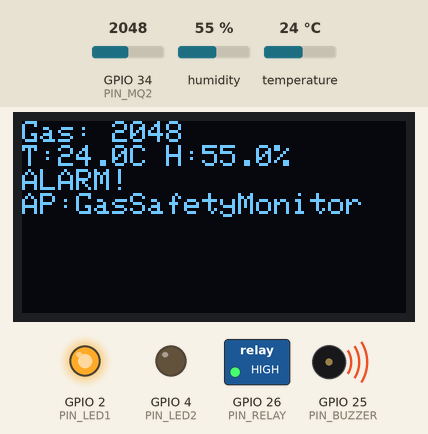
This sketch was run on a simulated ESP32. On the bench: 128×64 one-colour display, switched loads named in the sketch (green lamp = pin HIGH), output pins drawn as LEDs (lit = HIGH), buzzer (waves = sounding, pin HIGH). Inputs (shaded band) come from the test bench; at power-on: humidity 55 %, GPIO 34 (PIN_MQ2) = 2048, temperature 24 °C. What the sketch prints to the serial monitor is not drawn.

Above: at 1.7 s.
1.8 s: humidity set to 22 %
At 4.4 s:
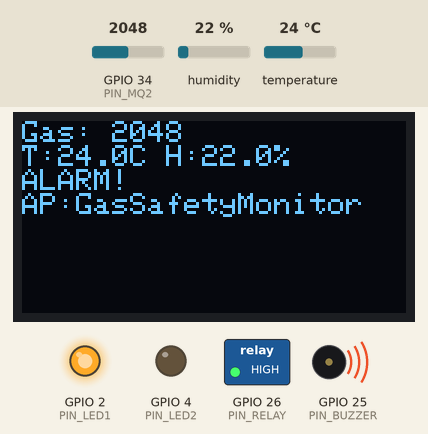
5.5 s: GPIO 34 (PIN_MQ2) set to 1851
At 6.4 s:
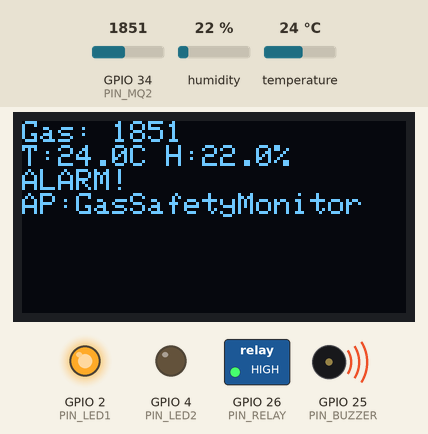
7.5 s: GPIO 34 (PIN_MQ2) set to 1729
At 9.2 s:
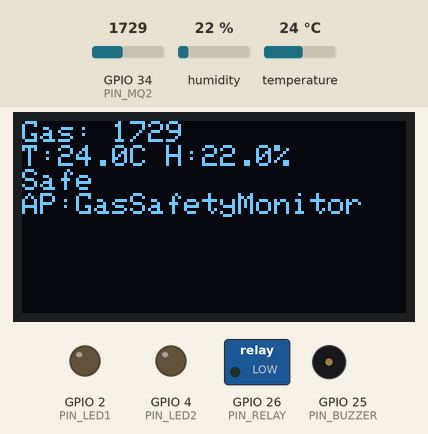
9.5 s: temperature set to 12 °C
At 10.5 s:
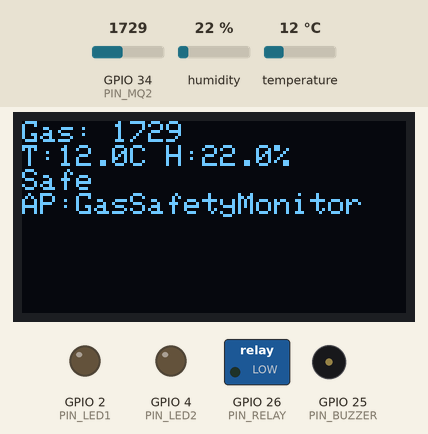
11.5 s: humidity set to 40 %
At 14.2 s:
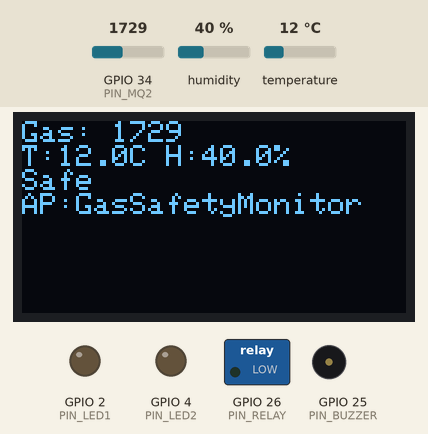
14.5 s: GPIO 34 (PIN_MQ2) set to 1840
At 16.1 s:
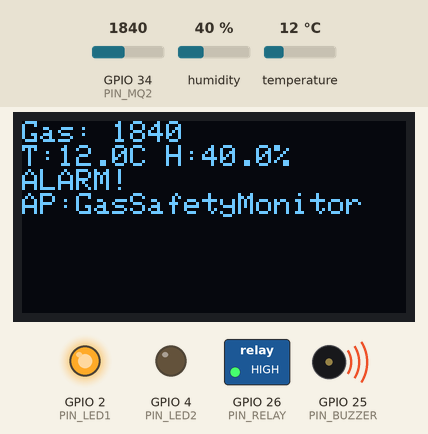
Timing chart, 0 to 17.5 s (numbered marks = the images above; inputs shaded):
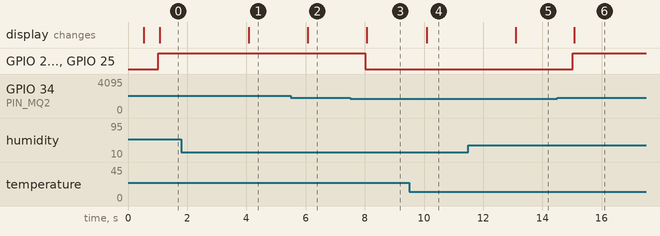

Measured:
- the behaviour switches between 1801 and 1800 on GPIO 34 (PIN_MQ2) (found by bisection; images 2 and 3)
- after the input at 1.8 s, the display: changes after 2.3 s (image 1)
- after the input at 5.5 s, the display: changes after 0.56 s (image 2)
- after the input at 7.5 s, GPIO 2 (PIN_LED1), GPIO 26 (PIN_RELAY), GPIO 25 (PIN_BUZZER): HIGH → LOW after 0.51 s; the display: changes after 0.57 s (image 3)
- after the input at 9.5 s, the display: changes after 0.59 s (image 4)
- after the input at 11.5 s, the display: changes after 1.6 s (image 5)
- after the input at 14.5 s, GPIO 2 (PIN_LED1), GPIO 26 (PIN_RELAY), GPIO 25 (PIN_BUZZER): LOW → HIGH after 0.52 s; the display: changes after 0.58 s (image 6)

The sketch:

ap_dashboard.ino
```cpp
/*
  Gas/Fire Safety Monitor — Web Dashboard (ESP32 Access Point mode)

  ESP32 creates its OWN WiFi hotspot. No internet/router needed.
  Connect your phone/laptop directly to the ESP32's WiFi, then open
  the fixed IP address in a browser.

  >>> UPDATE: pin numbers to match your actual schematic <<<
*/

#include <WiFi.h>
#include <WebServer.h>
#include <Wire.h>
#include <Adafruit_GFX.h>
#include <Adafruit_SSD1306.h>
#include <DHT.h>

// ---- Access Point credentials (this device's own hotspot) ----
const char* AP_SSID = "GasSafetyMonitor";
const char* AP_PASS = "hackathon2026"; // must be 8+ characters

// ---- PIN MAP (placeholder — confirm against schematic) ----
#define PIN_LED1     2
#define PIN_LED2     4
#define PIN_SW1      13
#define PIN_SW2      14
#define PIN_BUZZER   25
#define PIN_RELAY    26
#define PIN_MQ2      34   // analog input
#define PIN_DHT11    27

#define GAS_THRESHOLD 1800

#define SCREEN_WIDTH 128
#define SCREEN_HEIGHT 64
Adafruit_SSD1306 display(SCREEN_WIDTH, SCREEN_HEIGHT, &Wire, -1);
DHT dht(PIN_DHT11, DHT11);
WebServer server(80);

int gasValue = 0;
float tempValue = 0;
float humValue = 0;
bool alarmActive = false;
bool relayManualOverride = false;

void handleRoot() {
  String html = "<!DOCTYPE html><html><head><meta name='viewport' content='width=device-width,initial-scale=1'>";
  html += "<meta http-equiv='refresh' content='2'>";
  html += "<title>Gas Safety Monitor</title>";
  html += "<style>";
  html += "body{font-family:sans-serif;background:#111;color:#eee;text-align:center;padding:20px;}";
  html += ".card{background:#222;border-radius:12px;padding:20px;margin:10px auto;max-width:400px;}";
  html += ".value{font-size:2.5em;font-weight:bold;}";
  html += ".alarm{background:#c0392b;}";
  html += ".safe{background:#27ae60;}";
  html += "button{padding:12px 24px;font-size:1em;border-radius:8px;border:none;margin-top:10px;}";
  html += "</style></head><body>";
  html += "<h1>Gas &amp; Fire Safety Monitor</h1>";

  html += "<div class='card " + String(alarmActive ? "alarm" : "safe") + "'>";
  html += "<div>Status</div><div class='value'>" + String(alarmActive ? "ALERT" : "SAFE") + "</div></div>";

  html += "<div class='card'><div>Gas Level</div><div class='value'>" + String(gasValue) + "</div></div>";
  html += "<div class='card'><div>Temperature</div><div class='value'>" + String(tempValue, 1) + " &deg;C</div></div>";
  html += "<div class='card'><div>Humidity</div><div class='value'>" + String(humValue, 1) + " %</div></div>";

  html += "<div class='card'><div>Relay (manual override)</div>";
  html += "<form action='/relay' method='POST'>";
  html += "<button name='state' value='1'>Turn ON</button> ";
  html += "<button name='state' value='0'>Turn OFF</button>";
  html += "</form></div>";

  html += "</body></html>";
  server.send(200, "text/html", html);
}

void handleRelay() {
  if (server.hasArg("state")) {
    relayManualOverride = server.arg("state") == "1";
    digitalWrite(PIN_RELAY, relayManualOverride ? HIGH : LOW);
  }
  server.sendHeader("Location", "/");
  server.send(303);
}

void setup() {
  Serial.begin(115200);
  delay(500);

  pinMode(PIN_LED1, OUTPUT);
  pinMode(PIN_LED2, OUTPUT);
  pinMode(PIN_BUZZER, OUTPUT);
  pinMode(PIN_RELAY, OUTPUT);
  pinMode(PIN_SW1, INPUT_PULLUP);
  pinMode(PIN_SW2, INPUT_PULLUP);

  dht.begin();

  if (!display.begin(SSD1306_SWITCHCAPVCC, 0x3C)) {
    Serial.println("OLED init FAILED - check wiring/address");
  }

  WiFi.softAP(AP_SSID, AP_PASS);
  IPAddress ip = WiFi.softAPIP();
  Serial.println("Access Point started");
  Serial.print("WiFi name: "); Serial.println(AP_SSID);
  Serial.print("WiFi password: "); Serial.println(AP_PASS);
  Serial.print("Open this in a browser: http://"); Serial.println(ip);

  server.on("/", handleRoot);
  server.on("/relay", HTTP_POST, handleRelay);
  server.begin();
  Serial.println("Web server started");
}

void loop() {
  server.handleClient();

  static unsigned long lastRead = 0;
  if (millis() - lastRead > 1000) {
    lastRead = millis();

    gasValue = analogRead(PIN_MQ2);
    tempValue = dht.readTemperature();
    humValue = dht.readHumidity();
    alarmActive = gasValue > GAS_THRESHOLD;

    digitalWrite(PIN_LED1, alarmActive ? HIGH : LOW);
    digitalWrite(PIN_BUZZER, alarmActive ? HIGH : LOW);

    if (!relayManualOverride) {
      digitalWrite(PIN_RELAY, alarmActive ? HIGH : LOW);
    }

    if (display.begin(SSD1306_SWITCHCAPVCC, 0x3C)) {
      display.clearDisplay();
      display.setTextSize(1);
      display.setTextColor(SSD1306_WHITE);
      display.setCursor(0, 0);
      display.printf("Gas: %d\n", gasValue);
      display.printf("T:%.1fC H:%.1f%%\n", tempValue, humValue);
      display.printf("%s\n", alarmActive ? "ALARM!" : "Safe");
      display.printf("AP:%s", AP_SSID);
      display.display();
    }

    Serial.printf("Gas: %d | Temp: %.1fC | Hum: %.1f%% | Alarm: %d\n",
                  gasValue, tempValue, humValue, alarmActive);
  }
}
```
